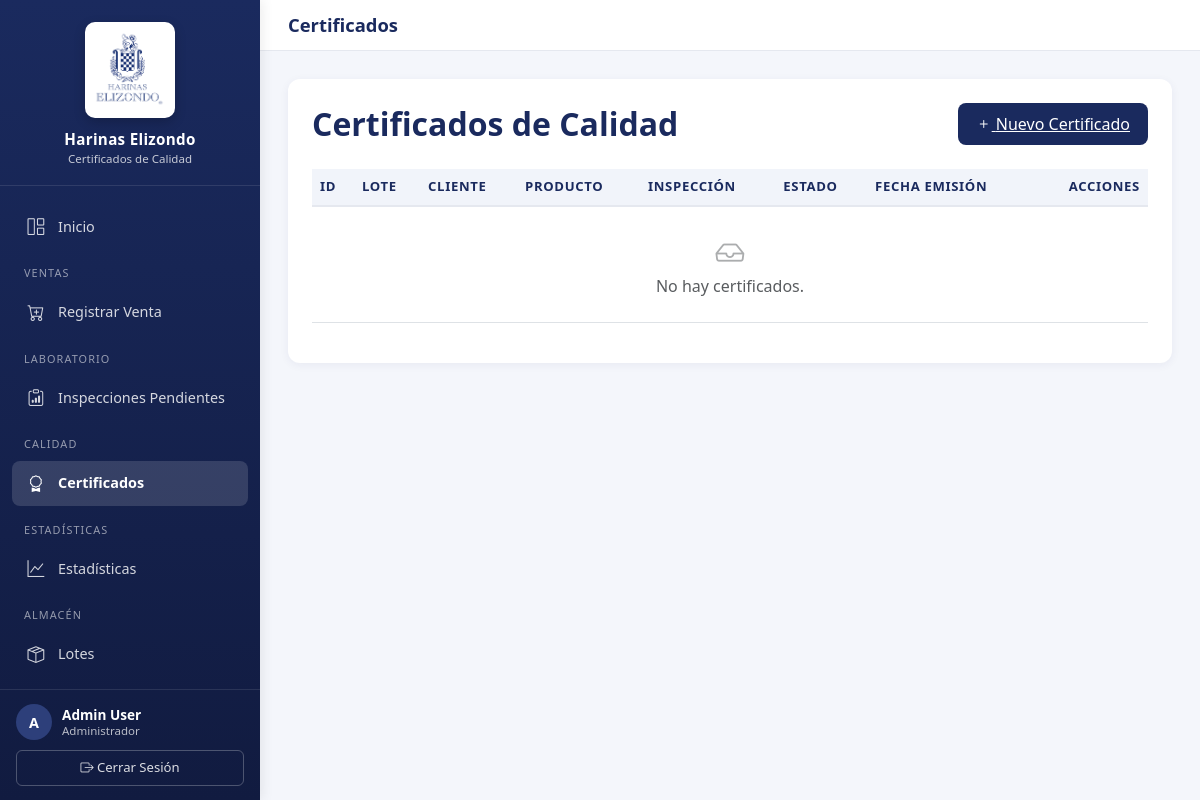
/calidad/certificados/ (signed in), run on an earlier commit of the app's database.
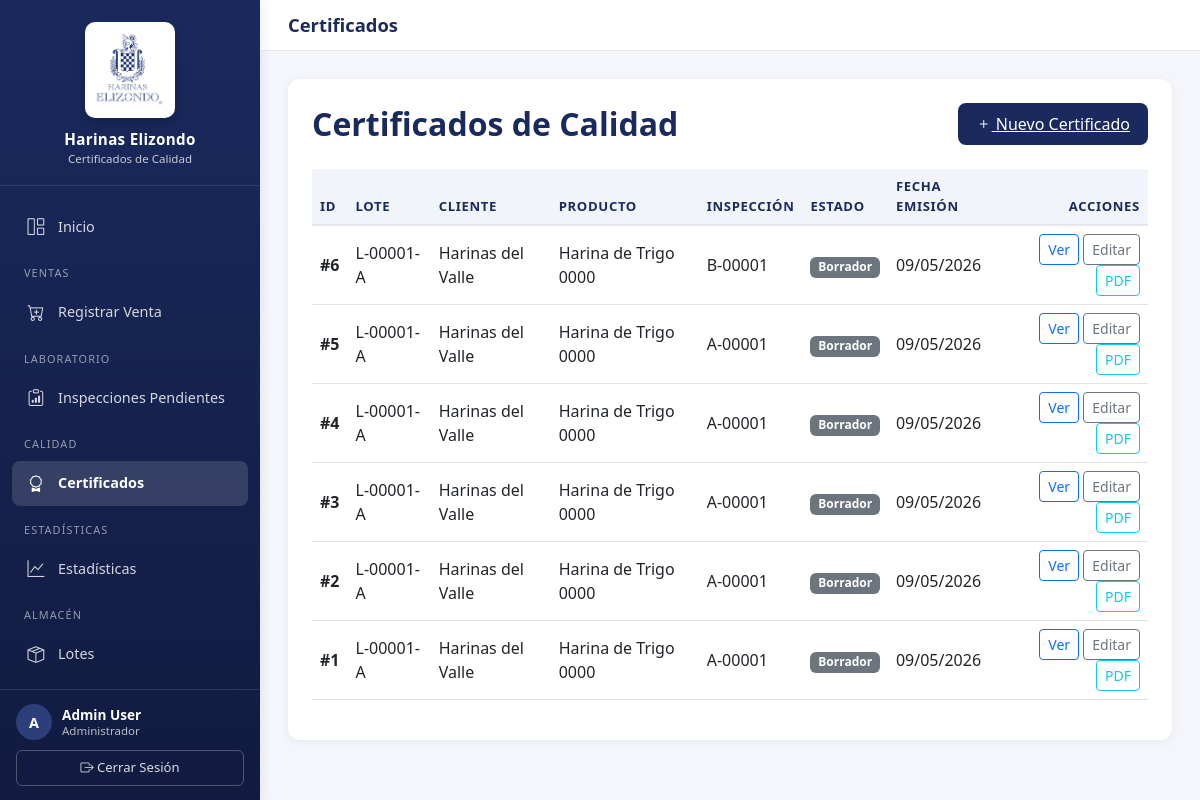
And on a later commit of the database.
### certificados/models.py (models this page shows, shortened)
class Usuario(AbstractBaseUser, PermissionsMixin):
    ROLES = (
        ("ventas", "Ventas"),
        ("lab", "Laboratorio"),
        ("aseguramiento calidad", "Aseguramiento Calidad"),
        ("control calidad", "Control Calidad"),
        ("planta", "Planta"),
        ("operaciones", "Operaciones"),
        ("gerente planta", "Gerente de Planta"),
        ("director operaciones", "Director de Operaciones"),
        ("admin", "Administrador"),
    )
    nombre = models.CharField(max_length=120)
    correo = models.EmailField(max_length=120, unique=True)
    rol = models.CharField(max_length=30, choices=ROLES)
    is_active = models.BooleanField(default=True)
    is_staff = models.BooleanField(default=False)
    objects = UsuarioManager()
    USERNAME_FIELD = "correo"
    REQUIRED_FIELDS = ["nombre", "rol"]

class Certificado(models.Model):
    ESTADOS = (
        ("borrador", "Borrador"),
        ("aprobado", "Aprobado por Calidad"),
        ("despachado", "Despachado al Cliente"),
        ("rechazado", "Rechazado"),
        ("superado", "Superado por re-análisis"),
    )
    inspeccion = models.ForeignKey(Inspeccion, on_delete=models.CASCADE)
    pedido = models.ForeignKey(Pedido, on_delete=models.CASCADE)
    folio = models.CharField(max_length=50, blank=True)
    fecha_emision = models.DateTimeField(auto_now_add=True)
    pdf_url = models.CharField(max_length=255, blank=True, null=True)
    enviado = models.BooleanField(default=False)
    direccion_envio_calle = models.CharField(max_length=150, blank=True, null=True)
    direccion_envio_numero = models.CharField(max_length=50, blank=True, null=True)
    direccion_envio_interior = models.CharField(max_length=50, blank=True, null=True)
    direccion_envio_colonia = models.CharField(max_length=100, blank=True, null=True)
    direccion_envio_codigo_postal = models.CharField(
        max_length=5, blank=True, null=True
    )
    direccion_envio_ciudad = models.CharField(max_length=100, blank=True, null=True)
    direccion_envio_estado = models.CharField(max_length=100, blank=True, null=True)
    estado = models.CharField(max_length=20, choices=ESTADOS, default="borrador")
    aprobado_por = models.ForeignKey(
        Usuario,
        null=True,
        blank=True,
        on_delete=models.SET_NULL,
        related_name="certificados_aprobados",
    )
    fecha_aprobacion = models.DateTimeField(null=True, blank=True)
    fecha_caducidad = models.DateField(null=True, blank=True)
    numero_factura = models.CharField(max_length=50, blank=True, null=True)
    cantidad_total_entrega = models.DecimalField(
        max_digits=10, decimal_places=2, null=True, blank=True
    )
    fecha_envio = models.DateTimeField(null=True, blank=True)
    leido_cliente = models.BooleanField(default=False)
    fecha_lectura = models.DateTimeField(null=True, blank=True)

class Inspeccion(models.Model):
    lote = models.ForeignKey(Lote, on_delete=models.CASCADE)
    equipo = models.ForeignKey(Equipo, on_delete=models.CASCADE, null=True, blank=True)
    clave = models.CharField(max_length=50, blank=True)
    fecha_inspeccion = models.DateTimeField(default=timezone.now)
    cumple_param = models.BooleanField(default=False)
    inspeccion_origen = models.ForeignKey(
        "self",
        null=True,
        blank=True,
        on_delete=models.SET_NULL,
        related_name="reanalisis",
        help_text="Inspección anterior cuando ésta es un re-análisis (caso 2.2.9).",
    )

class Lote(models.Model):
    pedido = models.ManyToManyField(Pedido, blank=True, related_name="lotes")
    codigo_lote = models.CharField(max_length=50, default="L-TEMP")
    secuencia = models.CharField(max_length=1, default="A")
    producto = models.ForeignKey(
        Producto, on_delete=models.CASCADE, blank=True, null=True
    )
    cantidad = models.DecimalField(
        max_digits=10, decimal_places=2, blank=True, null=True
    )
    fecha_produccion = models.DateField(auto_now_add=True, blank=True, null=True)
    fecha_caducidad = models.DateField(blank=True, null=True)
    activo = models.BooleanField(default=True)

class Pedido(models.Model):
    ESTADOS = (
        ("pendiente", "Pendiente"),
        ("aceptado", "Aceptado"),
        ("rechazado", "Rechazado"),
        ("despachado", "Despachado"),
    )
    cliente = models.ForeignKey(Cliente, on_delete=models.CASCADE)
    producto = models.ForeignKey(
        Producto, on_delete=models.CASCADE, blank=True, null=True
    )
    cantidad = models.DecimalField(max_digits=10, decimal_places=2)
    fecha_pedido = models.DateTimeField(default=timezone.now)
    estado = models.CharField(max_length=20, choices=ESTADOS, default="pendiente")
    venta = models.ForeignKey(
        "Venta", on_delete=models.CASCADE, blank=True, null=True, related_name="pedidos"
    )
    class Meta:
        indexes = [
            models.Index(fields=["cliente", "fecha_pedido"]),
        ]

class Cliente(models.Model):
    id_cliente = models.CharField(
        max_length=50,
        blank=True,
        null=True,
        unique=True,
        help_text="ID del cliente en SAP Business ByDesign",
    )
    nombre = models.CharField(max_length=255)
    rfc = models.CharField(max_length=13, unique=True)
    direccion_fiscal_calle = models.CharField(max_length=150, blank=True, null=True)
    direccion_fiscal_numero = models.CharField(max_length=50, blank=True, null=True)
    direccion_fiscal_interior = models.CharField(max_length=50, blank=True, null=True)
    direccion_fiscal_colonia = models.CharField(max_length=100, blank=True, null=True)
    direccion_fiscal_codigo_postal = models.CharField(
        max_length=5, blank=True, null=True
    )
    direccion_fiscal_ciudad = models.CharField(max_length=100, blank=True, null=True)
    direccion_fiscal_estado = models.CharField(max_length=100, blank=True, null=True)
    direccion_entrega_calle = models.CharField(max_length=150, blank=True, null=True)
    direccion_entrega_numero = models.CharField(max_length=50, blank=True, null=True)
    direccion_entrega_interior = models.CharField(max_length=50, blank=True, null=True)
    direccion_entrega_colonia = models.CharField(max_length=100, blank=True, null=True)
    direccion_entrega_codigo_postal = models.CharField(
        max_length=5, blank=True, null=True
    )
    direccion_entrega_ciudad = models.CharField(max_length=100, blank=True, null=True)
    direccion_entrega_estado = models.CharField(max_length=100, blank=True, null=True)
    direccion_entrega_misma = models.BooleanField(
        default=True, help_text="Usar la misma dirección fiscal para entrega"
    )
    contacto = models.CharField(max_length=100)
    correo_contacto = models.EmailField()
    requiere_certificado = models.BooleanField(default=True)
    clave_doc_especificaciones = models.CharField(
        max_length=80,
        blank=True,
        null=True,
        help_text="Clave del documento de especificaciones del cliente.",
    )
    activo = models.BooleanField(default=True)
    causa_baja = models.CharField(max_length=255, blank=True, null=True)
    fecha_baja = models.DateTimeField(blank=True, null=True)
    fecha_alta = models.DateTimeField(auto_now_add=True)

class Producto(models.Model):
    codigo = models.CharField(max_length=30, unique=True)
    nombre = models.CharField(max_length=150)
    descripcion = models.TextField(blank=True)
    activo = models.BooleanField(default=True)
    fecha_alta = models.DateTimeField(auto_now_add=True)

### certificados/views.py (the view)
# urls.py: path('calidad/certificados/', views.CertificadosListView.as_view(), name='certificados_list'),
class CertificadosListView(LoginRequiredMixin, RoleRequiredMixin, ListView):
    model = Certificado
    template_name = "certificados/certificados_list.html"
    context_object_name = "certificados"
    allowed_roles = ["admin", "control calidad", "lab"]
    def get_queryset(self):
        return (
            super()
            .get_queryset()
            .select_related("inspeccion__lote", "pedido__cliente", "aprobado_por")
            .order_by("-fecha_emision")
        )

### certificados/templates/certificados/certificados_list.html (shortened to what this page needs)
{% extends "base.html" %}
{% block page_title %}Certificados{% endblock %}
{% block content %}
<div class="card">
    <div class="card-body p-4">
        <div class="d-flex justify-content-between align-items-center mb-4">
            <h2 class="card-title mb-0">Certificados de Calidad</h2>
            {% if user.rol == 'admin' or user.rol == 'aseguramineto calidad' %}
            <a href="{% url 'crear_certificado' %}" class="btn-brand">
                <i class="bi bi-plus"></i> Nuevo Certificado
            </a>
            {% endif %}
        </div>
        <div class="table-responsive">
            <table class="table align-middle">
                <thead>
                    <tr>
                        <th>ID</th>
                        <th>Lote</th>
                        <th>Cliente</th>
                        <th>Producto</th>
                        <th>Inspección</th>
                        <th>Estado</th>
                        <th>Fecha Emisión</th>
                        <th class="text-end">Acciones</th>
                    </tr>
                </thead>
                <tbody>
                    {% for cert in certificados %}
                    <tr>
                        <td><strong>#{{ cert.id }}</strong></td>
                        <td>{{ cert.inspeccion.lote.codigo_lote }}-{{ cert.inspeccion.lote.secuencia }}</td>
                        <td>{{ cert.pedido.cliente.nombre }}</td>
                        <td>{{ cert.pedido.producto.nombre }}</td>
                        <td>{{ cert.inspeccion.clave }}</td>
                        <td>
                            {% if cert.estado == 'aprobado' %}
                            <span class="badge bg-success">{{ cert.get_estado_display }}</span>
                            {% elif cert.estado == 'borrador' %}
                            <span class="badge bg-secondary">{{ cert.get_estado_display }}</span>
                            {% elif cert.estado == 'despachado' %}
                            <span class="badge bg-primary">{{ cert.get_estado_display }}</span>
                            {% elif cert.estado == 'rechazado' %}
                            <span class="badge bg-danger">{{ cert.get_estado_display }}</span>
                            {% else %}
                            <span class="badge bg-info text-dark">{{ cert.get_estado_display }}</span>
                            {% endif %}
                        </td>
                        <td>{{ cert.fecha_emision|date:"d/m/Y" }}</td>
                        <td class="text-end">
                            <a href="{% url 'ver_certificado' cert.pk %}" class="btn btn-sm btn-outline-primary">
                                Ver
                            </a>
                            <a href="{% url 'editar_certificado' cert.pk %}" class="btn btn-sm btn-outline-secondary">
                                Editar
                            </a>
                            <a href="{% url 'descargar_certificado' cert.pk %}" class="btn btn-sm btn-outline-info">
                                PDF
                            </a>
                        </td>
                    </tr>
                    {% empty %}
                    <tr>
                        <td colspan="8" class="text-center text-muted py-4">
                            <i class="bi bi-inbox" style="font-size: 1.8rem; opacity: 0.5;"></i><br>
                            No hay certificados.
                        </td>
                    </tr>
                    {% endfor %}
                </tbody>
            </table>
        </div>
    </div>
</div>
{% endblock %}

### certificados/templates/base.html (shortened to what this page needs)
{% load static %}
<!DOCTYPE html>
<html lang="es">
<head>
    <link rel="stylesheet" href="https://cdn.jsdelivr.net/npm/bootstrap@5.3.0/dist/css/bootstrap.min.css">
    <link rel="stylesheet" href="https://cdn.jsdelivr.net/npm/bootstrap-icons@1.11.1/font/bootstrap-icons.css">
    <link href="https://cdn.jsdelivr.net/npm/select2@4.1.0-rc.0/dist/css/select2.min.css" rel="stylesheet" />
</head>
<body>
    <aside class="sidebar" id="sidebar">
        <div class="sidebar-header">
            <img src="{% static 'img/logo.webp' %}" alt="Harinas Elizondo">
            <h1>Harinas Elizondo</h1>
            <p>Certificados de Calidad</p>
        </div>
        <nav class="sidebar-nav">
            <a href="{% url 'home' %}" class="{% if request.resolver_match.url_name == 'home' %}active{% endif %}">
                <i class="bi bi-grid-1x2"></i> Inicio
            </a>
            {% if user.rol == 'ventas' or user.rol == 'admin' %}
            <div class="nav-section">Ventas</div>
            <a href="{% url 'registro_venta' %}" class="{% if request.resolver_match.url_name == 'registro_venta' %}active{% endif %}">
                <i class="bi bi-cart-plus"></i> Registrar Venta
            </a>
            {% endif %}
            {% if user.rol == 'lab' or user.rol == 'control calidad' or user.rol == 'admin' %}
            <div class="nav-section">Laboratorio</div>
            <a href="{% url 'iniciar_inspeccion_pendientes' %}" class="">
                <i class="bi bi-clipboard-data"></i> Inspecciones Pendientes
            </a>
            {% endif %}
            {% if user.rol == 'control calidad' or user.rol == 'aseguramiento calidad' or user.rol == 'admin' %}
            <div class="nav-section">Calidad</div>
            <a href="{% url 'certificados_list' %}" class="{% if request.resolver_match.url_name == 'certificados_list' or request.resolver_match.url_name == 'crear_certificado' or request.resolver_match.url_name == 'editar_certificado' or request.resolver_match.url_name == 'ver_certificado' %}active{% endif %}">
                <i class="bi bi-award"></i> Certificados
            </a>
            {% endif %}
            {% if user.rol == 'aseguramiento calidad' or user.rol == 'gerente planta' or user.rol == 'director operaciones' or user.rol == 'admin' %}
            <div class="nav-section">Estadísticas</div>
            <a href="{% url 'estadisticas' %}" class="{% if request.resolver_match.url_name == 'estadisticas' %}active{% endif %}">
                <i class="bi bi-graph-up"></i> Estadísticas
            </a>
            {% endif %}
            {% if user.rol == 'operaciones' or user.rol == 'admin' %}
            <div class="nav-section">Almacén</div>
            <a href="{% url 'lote_list' %}" class="{% if request.resolver_match.url_name == 'lote_list' or request.resolver_match.url_name == 'lote_create' %}active{% endif %}">
                <i class="bi bi-box-seam"></i> Lotes
            </a>
            <a href="{% url 'pendientes_despacho' %}" class="{% if request.resolver_match.url_name == 'pendientes_despacho' or request.resolver_match.url_name == 'registrar_despacho' %}active{% endif %}">
            </a>
            {% endif %}
        </nav>
        <div class="sidebar-footer">
            {% if user.is_authenticated %}
            <div class="user-badge">
                <div class="user-avatar">{{ user.nombre|slice:":1"|upper }}</div>
                <div class="user-info">
                    <div class="name">{{ user.nombre }}</div>
                    <div class="role">{{ user.get_rol_display }}</div>
                </div>
            </div>
            <form method="post" action="{% url 'logout' %}">
                <button type="submit" class="logout-btn">
                    <i class="bi bi-box-arrow-right"></i> Cerrar Sesión
                </button>
            </form>
            {% endif %}
        </div>
    </aside>
    <div class="main-wrapper">
        <header class="topbar">
            <h1>{% block page_title %}Sistema de Certificados{% endblock %}</h1>
        </header>
        <main class="content">
            {% block content %}{% endblock %}
        </main>
    </div>
</body>
</html>

What changed in the data, as far as the page shows it:
added Certificado: id "6", inspeccion.lote.codigo_lote "L-00001", inspeccion.lote.secuencia "A", pedido.cliente.nombre "Harinas del Valle", pedido.producto.nombre "Harina de Trigo 0000", inspeccion.clave "B-00001", estado "Borrador", fecha_emision "09/05/2026"
added Certificado: id "5", inspeccion.lote.codigo_lote "L-00001", inspeccion.lote.secuencia "A", pedido.cliente.nombre "Harinas del Valle", pedido.producto.nombre "Harina de Trigo 0000", inspeccion.clave "A-00001", estado "Borrador", fecha_emision "09/05/2026"
added Certificado: id "4", inspeccion.lote.codigo_lote "L-00001", inspeccion.lote.secuencia "A", pedido.cliente.nombre "Harinas del Valle", pedido.producto.nombre "Harina de Trigo 0000", inspeccion.clave "A-00001", estado "Borrador", fecha_emision "09/05/2026"
added Certificado: id "3", inspeccion.lote.codigo_lote "L-00001", inspeccion.lote.secuencia "A", pedido.cliente.nombre "Harinas del Valle", pedido.producto.nombre "Harina de Trigo 0000", inspeccion.clave "A-00001", estado "Borrador", fecha_emision "09/05/2026"
added Certificado: id "2", inspeccion.lote.codigo_lote "L-00001", inspeccion.lote.secuencia "A", pedido.cliente.nombre "Harinas del Valle", pedido.producto.nombre "Harina de Trigo 0000", inspeccion.clave "A-00001", estado "Borrador", fecha_emision "09/05/2026"
added Certificado: id "1", inspeccion.lote.codigo_lote "L-00001", inspeccion.lote.secuencia "A", pedido.cliente.nombre "Harinas del Valle", pedido.producto.nombre "Harina de Trigo 0000", inspeccion.clave "A-00001", estado "Borrador", fecha_emision "09/05/2026"
Also different on the page:
text no longer shown: "No hay certificados."
